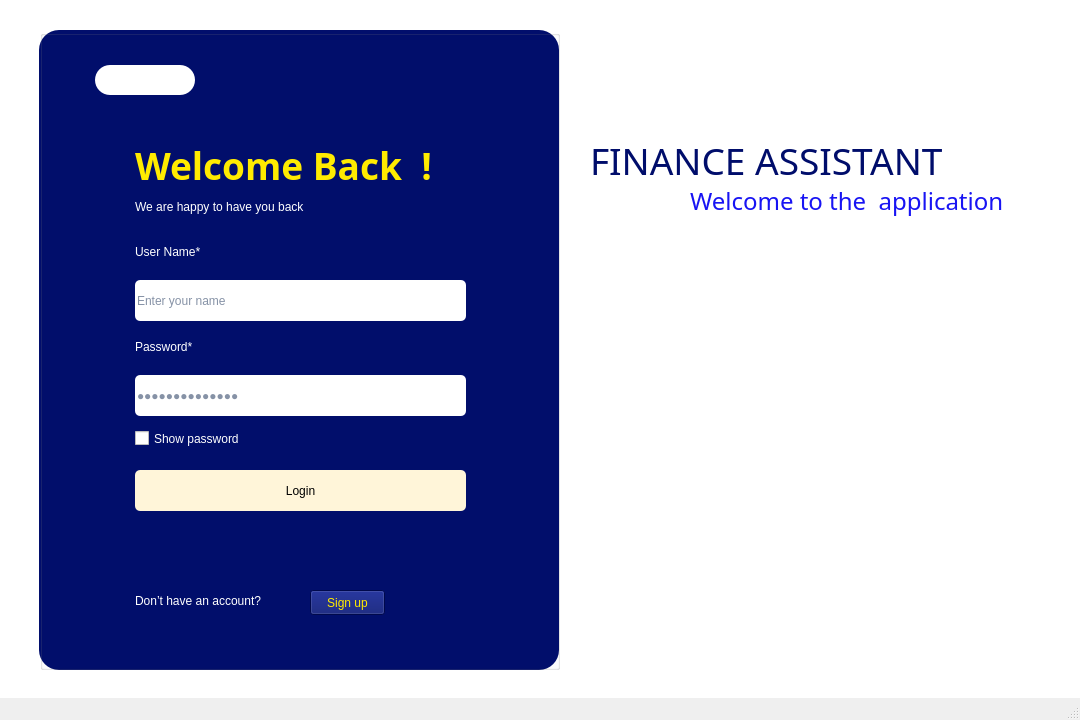
<?xml version="1.0" encoding="UTF-8"?>
<ui version="4.0">
 <class>MainWindow</class>
 <widget class="QMainWindow" name="MainWindow">
  <property name="geometry">
   <rect>
    <x>0</x>
    <y>0</y>
    <width>1080</width>
    <height>720</height>
   </rect>
  </property>
  <property name="minimumSize">
   <size>
    <width>1080</width>
    <height>720</height>
   </size>
  </property>
  <property name="maximumSize">
   <size>
    <width>1080</width>
    <height>720</height>
   </size>
  </property>
  <property name="windowTitle">
   <string>Sign_in</string>
  </property>
  <widget class="QWidget" name="centralwidget">
   <widget class="QLabel" name="label_frame">
    <property name="geometry">
     <rect>
      <x>39</x>
      <y>30</y>
      <width>520</width>
      <height>640</height>
     </rect>
    </property>
    <property name="minimumSize">
     <size>
      <width>520</width>
      <height>640</height>
     </size>
    </property>
    <property name="maximumSize">
     <size>
      <width>520</width>
      <height>640</height>
     </size>
    </property>
    <property name="styleSheet">
     <string notr="true">background-color: rgb(1, 14, 108);
border-radius: 20px;</string>
    </property>
    <property name="text">
     <string/>
    </property>
   </widget>
   <widget class="QLabel" name="background">
    <property name="geometry">
     <rect>
      <x>0</x>
      <y>0</y>
      <width>1080</width>
      <height>720</height>
     </rect>
    </property>
    <property name="minimumSize">
     <size>
      <width>1080</width>
      <height>720</height>
     </size>
    </property>
    <property name="maximumSize">
     <size>
      <width>1080</width>
      <height>720</height>
     </size>
    </property>
    <property name="font">
     <font>
      <family>Bahnschrift</family>
      <pointsize>28</pointsize>
      <weight>75</weight>
      <bold>true</bold>
     </font>
    </property>
    <property name="text">
     <string/>
    </property>
    <property name="pixmap">
     <pixmap>../../Images/Login/BG.png</pixmap>
    </property>
   </widget>
   <widget class="QGroupBox" name="groupBox">
    <property name="geometry">
     <rect>
      <x>40</x>
      <y>30</y>
      <width>520</width>
      <height>640</height>
     </rect>
    </property>
    <property name="minimumSize">
     <size>
      <width>520</width>
      <height>640</height>
     </size>
    </property>
    <property name="maximumSize">
     <size>
      <width>520</width>
      <height>640</height>
     </size>
    </property>
    <property name="title">
     <string/>
    </property>
    <widget class="QLabel" name="welcomeBack">
     <property name="geometry">
      <rect>
       <x>95</x>
       <y>105</y>
       <width>341</width>
       <height>60</height>
      </rect>
     </property>
     <property name="font">
      <font>
       <family>Bahnschrift SemiBold</family>
       <pointsize>28</pointsize>
       <weight>75</weight>
       <bold>true</bold>
      </font>
     </property>
     <property name="styleSheet">
      <string notr="true">color: rgb(255, 235, 0);</string>
     </property>
     <property name="text">
      <string>Welcome Back  !</string>
     </property>
    </widget>
    <widget class="QLabel" name="label">
     <property name="geometry">
      <rect>
       <x>95</x>
       <y>165</y>
       <width>301</width>
       <height>24</height>
      </rect>
     </property>
     <property name="styleSheet">
      <string notr="true">font: 12pt &quot;Bahnschrift SemiLight&quot;;
color: rgb(255, 255, 255);</string>
     </property>
     <property name="text">
      <string>We are happy to have you back</string>
     </property>
    </widget>
    <widget class="QLabel" name="labeuUserName">
     <property name="geometry">
      <rect>
       <x>95</x>
       <y>210</y>
       <width>151</width>
       <height>24</height>
      </rect>
     </property>
     <property name="styleSheet">
      <string notr="true">font: 12pt &quot;Bahnschrift SemiLight&quot;;
color: rgb(255, 255, 255);</string>
     </property>
     <property name="text">
      <string>User Name*</string>
     </property>
    </widget>
    <widget class="QLabel" name="labelPassWord">
     <property name="geometry">
      <rect>
       <x>95</x>
       <y>305</y>
       <width>151</width>
       <height>24</height>
      </rect>
     </property>
     <property name="styleSheet">
      <string notr="true">font: 12pt &quot;Bahnschrift SemiLight&quot;;
color: rgb(255, 255, 255);</string>
     </property>
     <property name="text">
      <string>Password*</string>
     </property>
    </widget>
    <widget class="QLineEdit" name="lineUserName">
     <property name="geometry">
      <rect>
       <x>95</x>
       <y>250</y>
       <width>331</width>
       <height>41</height>
      </rect>
     </property>
     <property name="styleSheet">
      <string notr="true">font: 10pt &quot;Bahnschrift SemiLight&quot;;
color: rgb(134, 146, 166);
border-radius: 5px</string>
     </property>
     <property name="text">
      <string>Enter your name</string>
     </property>
    </widget>
    <widget class="QLineEdit" name="linePassWord">
     <property name="geometry">
      <rect>
       <x>95</x>
       <y>345</y>
       <width>331</width>
       <height>41</height>
      </rect>
     </property>
     <property name="styleSheet">
      <string notr="true">font: 10pt &quot;Bahnschrift SemiLight&quot;;
color: rgb(134, 146, 166);
border-radius: 5px</string>
     </property>
     <property name="text">
      <string>Enter password</string>
     </property>
     <property name="echoMode">
      <enum>QLineEdit::Password</enum>
     </property>
    </widget>
    <widget class="QPushButton" name="pushLogin">
     <property name="geometry">
      <rect>
       <x>95</x>
       <y>440</y>
       <width>331</width>
       <height>41</height>
      </rect>
     </property>
     <property name="styleSheet">
      <string notr="true">font: 10pt &quot;Bahnschrift SemiLight&quot;;
color: rgb(0, 0, 0);
background-color: rgb(255, 245, 217);
border-radius: 5px</string>
     </property>
     <property name="text">
      <string>Login</string>
     </property>
    </widget>
    <widget class="QLabel" name="label_7">
     <property name="geometry">
      <rect>
       <x>95</x>
       <y>550</y>
       <width>171</width>
       <height>41</height>
      </rect>
     </property>
     <property name="styleSheet">
      <string notr="true">font: 10pt &quot;Bahnschrift SemiLight&quot;;
color: rgb(255, 255, 255);</string>
     </property>
     <property name="text">
      <string>Don’t have an account?</string>
     </property>
    </widget>
    <widget class="QCheckBox" name="checkShowPassword">
     <property name="geometry">
      <rect>
       <x>95</x>
       <y>400</y>
       <width>141</width>
       <height>17</height>
      </rect>
     </property>
     <property name="styleSheet">
      <string notr="true">color: rgb(255, 255, 255);
font: 10pt &quot;Bahnschrift SemiLight&quot;;</string>
     </property>
     <property name="text">
      <string>Show password</string>
     </property>
    </widget>
    <widget class="QLabel" name="label_2">
     <property name="geometry">
      <rect>
       <x>55</x>
       <y>35</y>
       <width>100</width>
       <height>30</height>
      </rect>
     </property>
     <property name="styleSheet">
      <string notr="true">background-color: rgb(255, 255, 255);
border-radius: 15px</string>
     </property>
     <property name="text">
      <string/>
     </property>
    </widget>
    <widget class="QLabel" name="logoUEL">
     <property name="geometry">
      <rect>
       <x>70</x>
       <y>35</y>
       <width>30</width>
       <height>30</height>
      </rect>
     </property>
     <property name="text">
      <string/>
     </property>
     <property name="pixmap">
      <pixmap>../../Images/Login/LogoUEL.png</pixmap>
     </property>
    </widget>
    <widget class="QLabel" name="logoUEL_2">
     <property name="geometry">
      <rect>
       <x>110</x>
       <y>35</y>
       <width>30</width>
       <height>30</height>
      </rect>
     </property>
     <property name="text">
      <string/>
     </property>
     <property name="pixmap">
      <pixmap>../../Images/Login/LogoFIS.png</pixmap>
     </property>
    </widget>
    <widget class="QPushButton" name="pushSignup">
     <property name="geometry">
      <rect>
       <x>270</x>
       <y>560</y>
       <width>75</width>
       <height>25</height>
      </rect>
     </property>
     <property name="styleSheet">
      <string notr="true">font: 10pt &quot;Bahnschrift SemiLight&quot;;
background-color: rgb(0, 13, 107);
color: rgb(255, 235, 0);
</string>
     </property>
     <property name="text">
      <string>Sign up</string>
     </property>
    </widget>
   </widget>
   <widget class="QLabel" name="label_welcome">
    <property name="geometry">
     <rect>
      <x>690</x>
      <y>180</y>
      <width>381</width>
      <height>41</height>
     </rect>
    </property>
    <property name="font">
     <font>
      <family>Bahnschrift SemiLight</family>
      <pointsize>18</pointsize>
      <weight>50</weight>
      <bold>false</bold>
     </font>
    </property>
    <property name="styleSheet">
     <string notr="true">color: rgb(24, 20, 243);</string>
    </property>
    <property name="text">
     <string>Welcome to the  application</string>
    </property>
   </widget>
   <widget class="QLabel" name="label_app">
    <property name="geometry">
     <rect>
      <x>590</x>
      <y>130</y>
      <width>461</width>
      <height>60</height>
     </rect>
    </property>
    <property name="font">
     <font>
      <family>Bahnschrift SemiLight</family>
      <pointsize>28</pointsize>
      <weight>50</weight>
      <italic>false</italic>
      <bold>false</bold>
     </font>
    </property>
    <property name="styleSheet">
     <string notr="true">color: rgb(0, 13, 107);
font: 28pt &quot;Bahnschrift SemiLight&quot;;</string>
    </property>
    <property name="text">
     <string>FINANCE ASSISTANT</string>
    </property>
   </widget>
   <widget class="QLabel" name="label_3">
    <property name="geometry">
     <rect>
      <x>0</x>
      <y>0</y>
      <width>1080</width>
      <height>720</height>
     </rect>
    </property>
    <property name="minimumSize">
     <size>
      <width>1080</width>
      <height>720</height>
     </size>
    </property>
    <property name="maximumSize">
     <size>
      <width>1080</width>
      <height>720</height>
     </size>
    </property>
    <property name="styleSheet">
     <string notr="true">background-color: rgb(255, 255, 255);</string>
    </property>
    <property name="text">
     <string/>
    </property>
   </widget>
   <zorder>label_3</zorder>
   <zorder>label_frame</zorder>
   <zorder>background</zorder>
   <zorder>groupBox</zorder>
   <zorder>label_welcome</zorder>
   <zorder>label_app</zorder>
  </widget>
  <widget class="QMenuBar" name="menubar">
   <property name="geometry">
    <rect>
     <x>0</x>
     <y>0</y>
     <width>1080</width>
     <height>21</height>
    </rect>
   </property>
  </widget>
  <widget class="QStatusBar" name="statusbar"/>
 </widget>
 <resources/>
 <connections/>
</ui>
